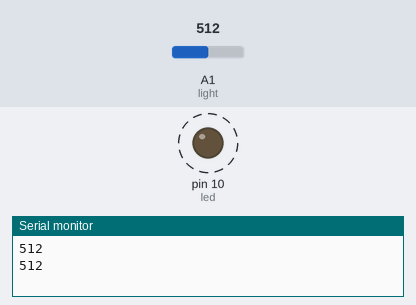
Bench run of a sketch on a simulated Arduino Uno, built with avr-gcc and run on an emulated ATmega328P. On the bench: output pins drawn as LEDs (lit = HIGH), the last lines printed to the serial monitor. Dashed ring = blinking. The inputs (shaded band) are chosen by the test bench; at power-on: A1 (light) = 512.

Above: at 1.8 s.
1.9 s: A1 (light) set to 122
At 2.55 s:
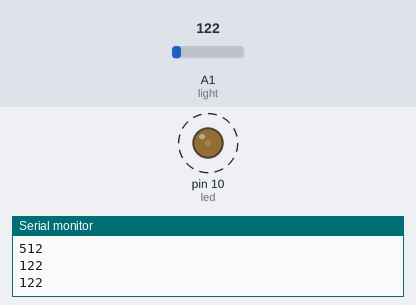
5.4 s: A1 (light) set to 716
At 6.0 s:
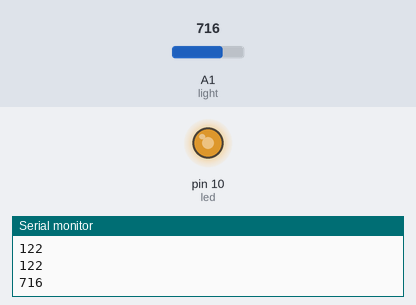
9.6 s: A1 (light) set to 900
Timing chart, 0 to 19.8 s (numbered marks = the images above; inputs shaded):
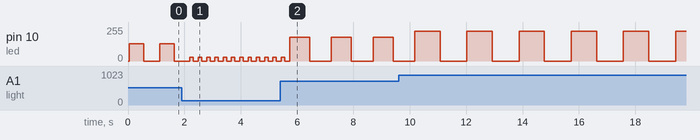

Measured:
- after the input at 1.9 s, pin 10 (led): alternates 30/255 for 0.12 s and 0/255 for 0.17 s, starting after 0.30 s
- by itself, pin 10 (led): alternates 128/255 for 0.51 s and 0/255 for 0.56 s

The sketch:

led_speed.ino
```cpp
int light = A1;
int led = 10;

void setup() {
  pinMode(light, INPUT);
  pinMode(led, OUTPUT);
  Serial.begin(9600);

}

void loop() {
  int value = analogRead(light);
  Serial.println(value);
  delay(50);
  analogWrite(led, value/4);  //센서와 강도값은 4배 차이남.
  delay(value);
  analogWrite(led,0);
  delay(value);
}
```
